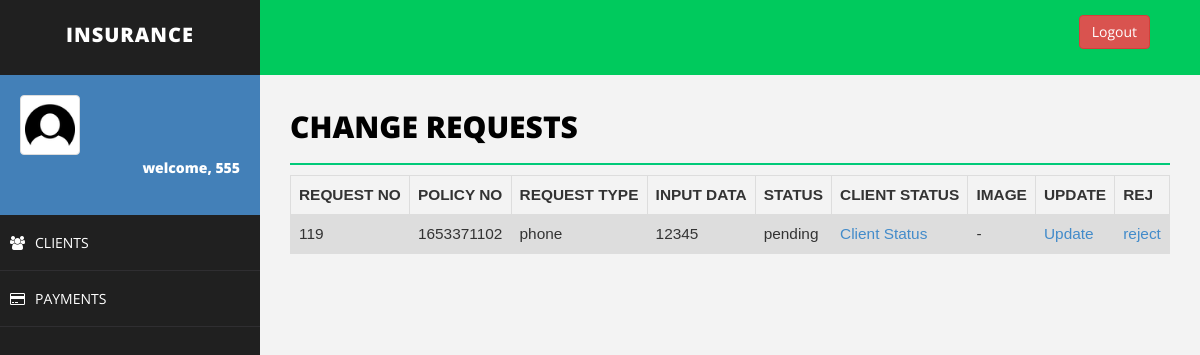
The page /requests.php (signed in) on the database its author committed.
### tables this page shows
CREATE TABLE `request` (
  `request_id` bigint(20) NOT NULL,
  `request_type` varchar(255) NOT NULL,
  `request_data` varchar(255) NOT NULL,
  `status` varchar(255) NOT NULL,
  `policy_no` varchar(255) NOT NULL,
  `image` varchar(255) NOT NULL,
  `update` varchar(255) NOT NULL,
  `client_status` varchar(255) NOT NULL
);

### requests.php (the view, shortened to what this page needs)
<!DOCTYPE html>
<html>
<head>
    <link href="assets/css/bootstrap.css" rel="stylesheet" />
    <link href="assets/css/font-awesome.css" rel="stylesheet" />
    <link href="assets/css/basic.css" rel="stylesheet" />
    <link href="assets/css/custom.css" rel="stylesheet" />
</head>
<body>
<?php include 'header.php';
?>
        <div id="page-wrapper">
                <div class="row">
                    <div class="col-md-12">
                        <h1 class="page-head-line">Change Requests
						</h1>
                    </div>
                </div>
<?php
include'connection.php';
	$sql = "SELECT * FROM request where status='pending'";
	$result = $conn->query($sql);
    echo "<table class=\"table\">\n";
    echo "  <tr>\n";
    echo "    <th>REQUEST NO</th>\n";
    echo "    <th>POLICY NO</th>\n";
    echo "    <th>REQUEST TYPE</th>\n";
    echo "    <th>INPUT DATA</th>\n";
    echo "    <th>STATUS</th>\n";
    echo "    <th>CLIENT STATUS</th>\n";
    echo "    <th>IMAGE</th>\n";
    echo "    <th>UPDATE</th>\n";
    echo "    <th>REJ</th>\n";
    echo "  </tr>";
	if ($result->num_rows > 0) {
	while($row = $result->fetch_assoc()) {
		echo "<tr>\n";
		echo "    <td>".$row["request_id"]."</td>\n";
		echo "    <td>".$row["policy_no"]."</td>\n";
		echo "    <td>".$row["request_type"]."</td>\n";
		echo "    <td>".$row["request_data"]."</td>\n";
        echo "    <td>".$row["status"]."</td>\n";
        echo "    <td>"."<a href='clientStatus.php?client_id=".$row["policy_no"]. "'>Client Status</a>"."</td>\n";
        if ($row["request_type"] == 'policy extension')
        {
            echo "<td>"."<a href='download.php?path=".$row['image']."'>View</a>"."</td>\n";
        }
        else
        {
            echo "<td disabled>-</td>\n";
        }
        echo "<td>"."<a href='updateRequest.php?request_id=".$row["request_id"]."&client_id=".$row["policy_no"]. "'>Update</a>"."</td>\n";
        echo "<td>"."<a href='reject.php?request_id=".$row["request_id"]."&client_id=".$row["policy_no"]. "'>reject</a>"."</td>\n";
	}
	echo "</table>\n";
	} else {
    echo "0 results";
}
?>
        </div>
    </div>
</body>
</html>

### assets/css/basic.css (style rules this page uses)
body { font-family: 'Open Sans', sans-serif; line-height:25px; }
#page-wrapper { padding: 15px 15px; min-height: 600px; background: #F3F3F3; }
.page-head-line { font-size: 30px; text-transform: uppercase; color: #000; font-weight: 800; padding-bottom: 20px; border-bottom: 2px solid #00CA79; margin-bottom: 10px; }
@media (min-width:768px) { #page-wrapper { margin: 0 0 0 260px; padding: 15px 30px; min-height: 1200px; } }

### requests.php (style rules this page uses)
table { font-family: arial, sans-serif; border-collapse: collapse; width: 100%; margin-left:0%; font-size:110%; }
td, th { border: 1px solid #dddddd; text-align: left; padding: 8px; }
tr:nth-child(even) { background-color: #dddddd; }

### rows shown on the page
request: request_id "119", policy_no "1653371102", request_type "phone", request_data "12345", status "pending"

### other values the page prints
$_SESSION["username"] "555"
